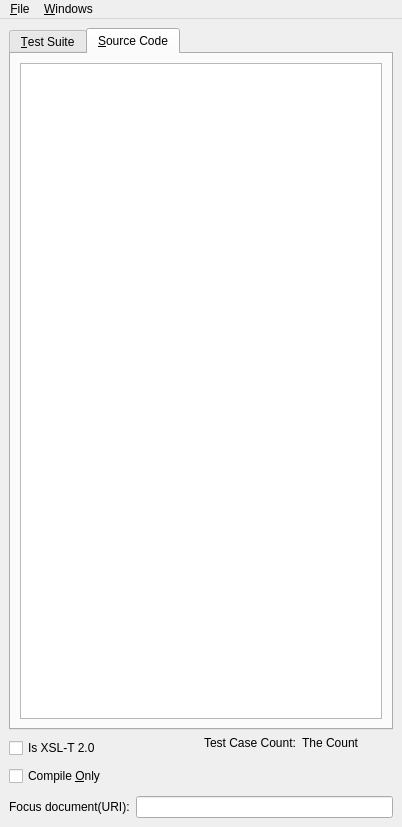
<?xml version="1.0" encoding="UTF-8"?>
<ui version="4.0">
 <class>MainWindow</class>
 <widget class="QMainWindow" name="MainWindow">
  <property name="geometry">
   <rect>
    <x>0</x>
    <y>0</y>
    <width>402</width>
    <height>827</height>
   </rect>
  </property>
  <property name="windowTitle">
   <string>QtXmlPatterns View</string>
  </property>
  <widget class="QWidget" name="centralWidget">
   <layout class="QVBoxLayout" name="verticalLayout_2">
    <item>
     <widget class="QTabWidget" name="sourceTab">
      <property name="currentIndex">
       <number>1</number>
      </property>
      <widget class="QWidget" name="tabTestSuite">
       <attribute name="title">
        <string>&amp;Test Suite</string>
       </attribute>
       <layout class="QVBoxLayout">
        <property name="spacing">
         <number>6</number>
        </property>
        <property name="margin">
         <number>9</number>
        </property>
        <item>
         <layout class="QHBoxLayout">
          <property name="spacing">
           <number>6</number>
          </property>
          <property name="margin">
           <number>0</number>
          </property>
          <item>
           <widget class="QLabel" name="infoSearch">
            <property name="text">
             <string>S&amp;earch:</string>
            </property>
            <property name="buddy">
             <cstring>searchInput</cstring>
            </property>
           </widget>
          </item>
          <item>
           <spacer>
            <property name="orientation">
             <enum>Qt::Horizontal</enum>
            </property>
            <property name="sizeHint" stdset="0">
             <size>
              <width>40</width>
              <height>20</height>
             </size>
            </property>
           </spacer>
          </item>
          <item>
           <widget class="QLineEdit" name="searchInput"/>
          </item>
         </layout>
        </item>
        <item>
         <widget class="QTreeView" name="testSuiteView">
          <property name="alternatingRowColors">
           <bool>true</bool>
          </property>
          <property name="selectionMode">
           <enum>QAbstractItemView::ExtendedSelection</enum>
          </property>
         </widget>
        </item>
       </layout>
      </widget>
      <widget class="QWidget" name="tabSourceCode">
       <attribute name="title">
        <string>&amp;Source Code</string>
       </attribute>
       <layout class="QVBoxLayout">
        <property name="spacing">
         <number>6</number>
        </property>
        <property name="margin">
         <number>9</number>
        </property>
        <item>
         <widget class="QTextEdit" name="sourceInput">
          <property name="font">
           <font>
            <family>Fixed [Sony]</family>
            <pointsize>14</pointsize>
            <weight>50</weight>
            <italic>false</italic>
            <bold>false</bold>
            <underline>false</underline>
            <strikeout>false</strikeout>
           </font>
          </property>
          <property name="acceptRichText">
           <bool>false</bool>
          </property>
         </widget>
        </item>
       </layout>
      </widget>
     </widget>
    </item>
    <item>
     <layout class="QVBoxLayout" name="verticalLayout">
      <item>
       <layout class="QHBoxLayout">
        <property name="spacing">
         <number>6</number>
        </property>
        <property name="margin">
         <number>0</number>
        </property>
        <item>
         <layout class="QVBoxLayout">
          <property name="spacing">
           <number>6</number>
          </property>
          <property name="margin">
           <number>0</number>
          </property>
          <item>
           <widget class="QCheckBox" name="isXSLT20">
            <property name="text">
             <string>Is XSL-T 2.0</string>
            </property>
           </widget>
          </item>
          <item>
           <widget class="QCheckBox" name="compileOnly">
            <property name="toolTip">
             <string>When enabled, the query will not be run, only compiled.</string>
            </property>
            <property name="text">
             <string>Compile &amp;Only</string>
            </property>
           </widget>
          </item>
         </layout>
        </item>
        <item>
         <layout class="QVBoxLayout">
          <property name="spacing">
           <number>6</number>
          </property>
          <property name="margin">
           <number>0</number>
          </property>
          <item>
           <layout class="QHBoxLayout">
            <property name="spacing">
             <number>6</number>
            </property>
            <property name="margin">
             <number>0</number>
            </property>
            <item>
             <widget class="QLabel" name="infoTestCaseCout">
              <property name="text">
               <string>Test Case Count:</string>
              </property>
             </widget>
            </item>
            <item>
             <widget class="QLabel" name="testCaseCount">
              <property name="text">
               <string>The Count</string>
              </property>
             </widget>
            </item>
           </layout>
          </item>
          <item>
           <spacer>
            <property name="orientation">
             <enum>Qt::Vertical</enum>
            </property>
            <property name="sizeType">
             <enum>QSizePolicy::Minimum</enum>
            </property>
            <property name="sizeHint" stdset="0">
             <size>
              <width>20</width>
              <height>40</height>
             </size>
            </property>
           </spacer>
          </item>
         </layout>
        </item>
       </layout>
      </item>
      <item>
       <layout class="QHBoxLayout" name="horizontalLayout">
        <item>
         <widget class="QLabel" name="label">
          <property name="text">
           <string>Focus document(URI):</string>
          </property>
         </widget>
        </item>
        <item>
         <widget class="QLineEdit" name="focusURI"/>
        </item>
       </layout>
      </item>
     </layout>
    </item>
   </layout>
  </widget>
  <widget class="QMenuBar" name="widgetMenuBar">
   <property name="geometry">
    <rect>
     <x>0</x>
     <y>0</y>
     <width>402</width>
     <height>26</height>
    </rect>
   </property>
   <widget class="QMenu" name="menuFile">
    <property name="title">
     <string>&amp;File</string>
    </property>
    <addaction name="actionOpen"/>
    <addaction name="actionOpenXSLTSCatalog"/>
    <addaction name="actionExecute"/>
    <addaction name="separator"/>
    <addaction name="actionRestart"/>
    <addaction name="actionQuit"/>
   </widget>
   <widget class="QMenu" name="menuWindows">
    <property name="title">
     <string>&amp;Windows</string>
    </property>
   </widget>
   <addaction name="menuFile"/>
   <addaction name="menuWindows"/>
  </widget>
  <action name="actionOpen">
   <property name="text">
    <string>&amp;Open XQTS Catalog...</string>
   </property>
   <property name="toolTip">
    <string>Opens a Test Suite Catalog in the format specified by W3C's XQuery Test Suite Task Force. XQTS's catalog is called XQTSCatalog.xml. The format is specified in XQTSCatalog.xsd</string>
   </property>
   <property name="shortcut">
    <string>Ctrl+O</string>
   </property>
  </action>
  <action name="actionOpen_Recent">
   <property name="text">
    <string>Open Recent</string>
   </property>
  </action>
  <action name="actionExecute">
   <property name="text">
    <string>Execute Test</string>
   </property>
   <property name="toolTip">
    <string>Executes the selected test, or the tests in the selected group.</string>
   </property>
   <property name="shortcut">
    <string>Ctrl+E</string>
   </property>
  </action>
  <action name="actionRestart">
   <property name="text">
    <string>Restart</string>
   </property>
   <property name="toolTip">
    <string>Restarts this program by shutting down and starting up again, such that changes in libraries are used.</string>
   </property>
   <property name="shortcut">
    <string>Ctrl+R</string>
   </property>
  </action>
  <action name="actionQuit">
   <property name="text">
    <string>Quit</string>
   </property>
   <property name="toolTip">
    <string>Simply shuts down the program.</string>
   </property>
   <property name="shortcut">
    <string>Ctrl+Q</string>
   </property>
  </action>
  <action name="actionOpenXSLTSCatalog">
   <property name="text">
    <string>O&amp;pen XSLTS Catalog...</string>
   </property>
   <property name="shortcut">
    <string>Ctrl+L</string>
   </property>
  </action>
 </widget>
 <resources/>
 <connections/>
</ui>
